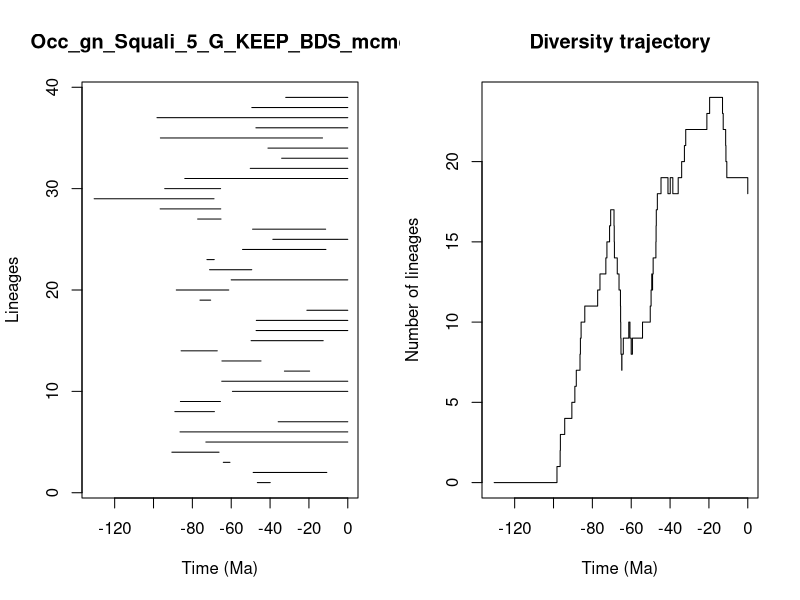

Write R code to recreate this figure.


pdf(file='../Results/Genus/5_MA_bins_EP/pyrate_mcmc_logs/Occ_gn_Squali_5_G_KEEP_BDS_mcmc_LTT.pdf',width=0.6*20, height=0.6*10)
title = "Occ_gn_Squali_5_G_KEEP_BDS_mcmc"
ts=c(46.55076878660697, 48.71182829650262,64.07789837840669,90.55590783233846,73.0601507744179,86.3605378628247,35.8225244766321,89.01302516490856,86.15679243377897,59.38392542742212,64.88335023231501,32.61705255640941,64.78473611089494,85.79769953269668,49.772848416574455,47.198120319970236,47.092627774211564,21.056020928305216,76.08866997456754,88.27630323060453,60.02018075530425,71.14370057973991,72.50641778116216,54.18095143892665,38.582745836241735,49.00604851895305,77.2797161572325,96.5858566339625,130.54983169538923,94.23457874708053,83.90040106936742,50.20534381170414,34.03494167572188,41.08313678174926,96.46369324392052,47.29679939005905,98.21790664069616,49.399165919089164,31.938927284400446)
te=c(39.911525809357215, 10.7916551543272,60.652437256445324,66.27468120052126,0.0,0.0,0.0,68.64822644595266,65.54371564794027,0.0,0.0,19.6377791150157,44.66441375254318,67.18453407384703,12.647107381454314,0.0,0.0,0.0,70.57842477990313,61.258675240205534,0.0,49.42740285654469,68.74252024235851,11.245634150730275,0.0,11.387948876803833,65.2601030880638,65.38750874866358,68.85628962935073,65.46175020761454,0.0,0.0,0.0,0.0,13.006873000071955,0.0,0.0,0.0,0.0)
div_traj=c(0, 1,2,3,4,5,6,7,8,9,10,11,12,13,14,15,16,17,16,15,14,13,12,11,10,9,8,7,8,9,10,9,8,9,10,11,12,13,12,13,14,15,16,17,18,19,18,19,18,19,20,21,22,23,24,23,22,21,20,19,18)
time_events=c(130.54983169538923, 98.21790664069616,96.5858566339625,96.46369324392052,94.23457874708053,90.55590783233846,89.01302516490856,88.27630323060453,86.3605378628247,86.15679243377897,85.79769953269668,83.90040106936742,77.2797161572325,76.08866997456754,73.0601507744179,72.50641778116216,71.14370057973991,70.57842477990313,68.85628962935073,68.74252024235851,68.64822644595266,67.18453407384703,66.27468120052126,65.54371564794027,65.46175020761454,65.38750874866358,65.2601030880638,64.88335023231501,64.78473611089494,64.07789837840669,61.258675240205534,60.652437256445324,60.02018075530425,59.38392542742212,54.18095143892665,50.20534381170414,49.772848416574455,49.42740285654469,49.399165919089164,49.00604851895305,48.71182829650262,47.29679939005905,47.198120319970236,47.092627774211564,46.55076878660697,44.66441375254318,41.08313678174926,39.911525809357215,38.582745836241735,35.8225244766321,34.03494167572188,32.61705255640941,31.938927284400446,21.056020928305216,19.6377791150157,13.006873000071955,12.647107381454314,11.387948876803833,11.245634150730275,10.7916551543272,0.0)
                par(mfrow=c(1,2))
                L = length(ts)
                plot(ts, 1:L , xlim=c(-max(ts)-1,0), pch=20, type="n", main=title,xlab="Time (Ma)",ylab="Lineages")
                for (i in 1:L){segments(x0=-te[i],y0=i,x1=-ts[i],y1=i)}    
                t = -time_events
                plot(div_traj ~ t,type="s", main = "Diversity trajectory",xlab="Time (Ma)",ylab="Number of lineages",xlim=c(-max(ts)-1,0))
                abline(v=c(65,200,251,367,445),lty=2,col="gray")
                
